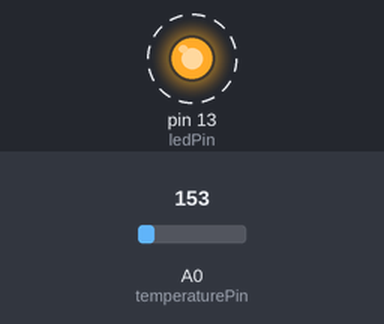
The sketch below on a simulated Arduino Uno, built with avr-gcc and run on an emulated ATmega328P. On the bench: output pins drawn as LEDs (lit = HIGH). Dashed ring = blinking. The test bench sets the inputs (shaded band); at power-on: A0 (temperaturePin) = 153. What the sketch prints to the serial monitor is not drawn.

Above: at 0.88 s.
1.3 s: A0 (temperaturePin) set to 165
At 2.6 s:
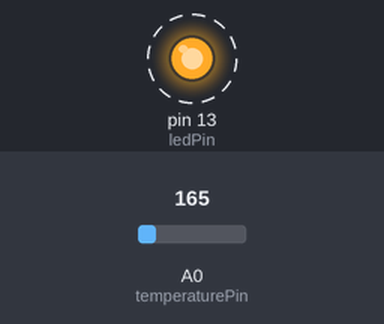
4.3 s: A0 (temperaturePin) set to 133
At 4.9 s:
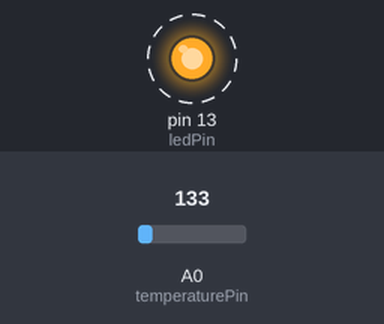
Timing chart, 0 to 13.3 s (numbered marks = the images above; inputs shaded):
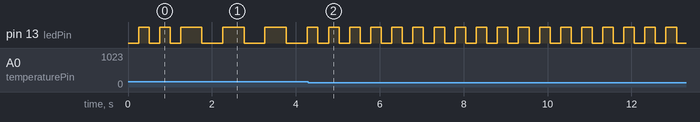

The sketch:

Lm35.ino
```cpp
const int temperaturePin = A0;
const int ledPin = 13;

const int belowThresholdBlinkInterval = 250; // milliseconds
const int aboveThresholdBlinkInterval = 500; // milliseconds
const int temperatureThreshold = 30; // degrees Celsius

unsigned long previousMillis = 0;
int currentTemperature = 0;
void setup() {
  pinMode(ledPin, OUTPUT);
  Serial.begin(9600);
}
void loop() {
  // Read temperature from the LM35 sensor
  int Temperature_value = analogRead(temperaturePin);
  float voltage = (Temperature_value / 1024.0) * 5.0;
  currentTemperature = (voltage - 0.5) * 100;
  Serial.println(currentTemperature);

  // Check temperature and control LED accordingly
  if (currentTemperature < temperatureThreshold) {
    blinkLED(belowThresholdBlinkInterval);
  } else {
    blinkLED(aboveThresholdBlinkInterval);
  }
}
void blinkLED(int interval) {
  unsigned long currentMillis = millis();
  // Check if the specified interval has passed
  if (currentMillis - previousMillis >= interval) {
    // Save the last time the LED was blinked
    previousMillis = currentMillis;
    // Toggle the LED state
    if (digitalRead(ledPin) == HIGH) {
      digitalWrite(ledPin, LOW);
    } else {
      digitalWrite(ledPin, HIGH);
    }
  }
}
```

Measured:
- after the input at 1.3 s, pin 13 (ledPin): alternates HIGH for 0.50 s and LOW for 0.50 s, starting after 0.46 s
- after the input at 4.3 s, pin 13 (ledPin): alternates HIGH for 0.25 s and LOW for 0.25 s, starting after 0.23 s
- by itself, pin 13 (ledPin): alternates HIGH for 0.25 s and LOW for 0.25 s
